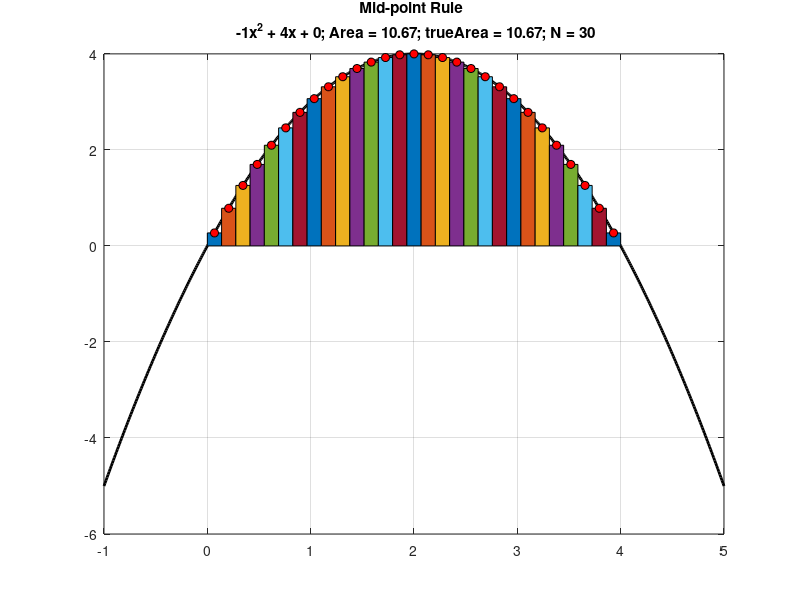

Recreate this plot in MATLAB.
clc
close all
clear all

iex = 2;

%% EXAMPLE 1:  Trapezoidal rule
if iex ==1
    % Make an example Parabola
    % y = ax^2 + bx + c
    
    % Input coefficients
    a = -1;
    b = 4;
    c = 0;
    
    % Intialize x
    x = [-1:0.01:5];
    
    % Initialize function
    f = @(a,b,c,x) a*x.^2 + b*x + c;
    
    % Call the function and find value of Y at X
    y = f(a,b,c,x);
    
    % Discretize X for summation
    xmin = 0; xmax = 4;
    Nsamples = 10; % Number of points for dividing x (N-1 trapezoids)
    x_sum = linspace(xmin,xmax,Nsamples);
    h = x_sum(2) - x_sum(1);
    
    % Y- points at x for summation
    y_sum = f(a,b,c,x_sum);

    % Area using actual Integration
    fx = @(x) f(a,b,c,x);
    trueArea = integral(fx,xmin,xmax);
    
    % Area using TRAPEZOIDAL RULE
    area1 = 0; % KEY
    for i=1:Nsamples-1
        area1 = area1 + (h*(y_sum(i+1)+y_sum(i))/2);
    end
    
    % plot
    figure
    plot(x,y,'k','LineWidth',2);
    grid on, hold on
    
    % color area under the trapezoid
    for ii = 1:length(x_sum)-1
        area([x_sum(ii) x_sum(ii+1)],[y_sum(ii) y_sum(ii+1)]);
    end
    
    % plot circluar markers
    for ii = 1:length(x_sum)
        plot([x_sum(ii)],[y_sum(ii)],'o','MarkerFaceColor','r','MarkerEdgeColor','k');
    end
    title(sprintf('Trapezoidal Rule \n %dx^2 + %dx + %d; Area = %0.2f; trueArea = %0.2f; N = %d',a,b,c,area1,trueArea,Nsamples));
end

%% EXAMPLE 2:  Midpoint rule
if iex ==2
    % Make an example Parabola
    % y = ax^2 + bx + c
    
    % Input coefficients
    a = -1;
    b = 4;
    c = 0;
    
    % Intialize x
    x = [-1:.01:5];
    
    % Initialize function
    f = @(a,b,c,x) a*x.^2 + b*x + c;
    
    % Call the function and find value of Y at X
    y = f(a,b,c,x);
    
    % Discretize X for summation
    xmin = 0; xmax = 4;
    Nsamples = 30; % Number of points for dividing x (N-1 rectangles)
    x_sum = linspace(xmin,xmax,Nsamples);
    h = x_sum(2) - x_sum(1);
    
    % Area using actual Integration
    fx = @(x) f(a,b,c,x);
    trueArea = integral(fx,xmin,xmax);

    % Find mid-points of x
    x_mid = conv(x_sum,[0.5 0.5],'valid');
    
    % Y- points at mid-points for summation
    y_mid = f(a,b,c,x_mid);
    
    % Area using MID-POINT RULE
    area1 = 0; % KEY
    for i=1:length(y_mid)
        area1 = area1 + (h*y_mid(i));
    end
    
    % plot
    figure
    plot(x,y,'k','LineWidth',2);
    grid on, hold on  
    
    % color area under the rectangle
    for ii = 1:length(x_sum)-1
        area([x_sum(ii) x_sum(ii+1)],[y_mid(ii) y_mid(ii)]);
    end
    
    % plot circluar markers
    for ii = 1:length(x_mid)
        plot([x_mid(ii)],[y_mid(ii)],'o','MarkerFaceColor','r','MarkerEdgeColor','k');
    end
    title(sprintf('Mid-point Rule \n %dx^2 + %dx + %d; Area = %0.2f; trueArea = %0.2f; N = %d',a,b,c,area1,trueArea,Nsamples))
end

%% EXAMPLE 2:  Simpson's Method
if iex == 3
    % Input coefficients
    a = -1;
    b = 4;
    c = 0;
    
    % Intialize x
    x = [-1:.01:5];
    
    % Initialize function
    f = @(a,b,c,x) a*x.^2 + b*x + c;
    
    % Find y
    y = f(a,b,c,x);
    
    % Discretize X for summation
    xmin = 0; xmax = 4;
    
    % Number of points for dividing x (N-1 rectangles)
    % even N means odd number of subintervals (simpsons 3/8 rule)
    % odd N means even number of subintervals (simpsons even rule)
    Nsamples = 7; 
    
    x_sum = linspace(xmin,xmax,Nsamples);
    h = x_sum(2) - x_sum(1);
    
    % Y- points at x for summation
    y_sum = f(a,b,c,x_sum);
    
    % Call simpson function for integration
    area1 = XXX;
    
    % plot
    figure
    plot(x,y,'k','LineWidth',2);
    grid on, hold on  

    % color area under the curve
    for ii = 1:length(x_sum)-1
        idx = x>x_sum(ii)&x<x_sum(ii+1);
        area(x(idx),y(idx));
    end
    
    % plot circluar markers
    for ii = 1:length(x_sum)
        plot([x_sum(ii)],[y_sum(ii)],'o','MarkerFaceColor','r','MarkerEdgeColor','k');
    end
    if mod(length(x_sum),2)==1
        title(sprintf('Simpsons Rule \n %dx^2 + %dx + %d; Area = %0.2f; N = %d',a,b,c,area1,Nsamples));
    else
        title(sprintf('Simpsons 3/8 Rule \n %dx^2 + %dx + %d; Area = %0.2f; N = %d',a,b,c,area1,Nsamples));
    end
end

% Function for simpson's integration
function area1 = simpson(x,y)
h = x(2)-x(1);
N = length(x);
if mod(N,2)==1 
    % odd number of points (even number of intervals)
    % See class notes for derivation
    area1 = XXX;
else
    % even number of points
    % odd number of intervals (mod(N,2) == 0); % 3/8 rule
    % https://en.wikipedia.org/wiki/Simpson's_rule#Simpson.27s_3.2F8_rule
    area1 = (3*h/8)*(y(1) + sum(3*y(2:3:end-2)) + sum(3*y(3:3:end-1)) + sum(2*y(4:3:end-4)) + y(end));
end
end